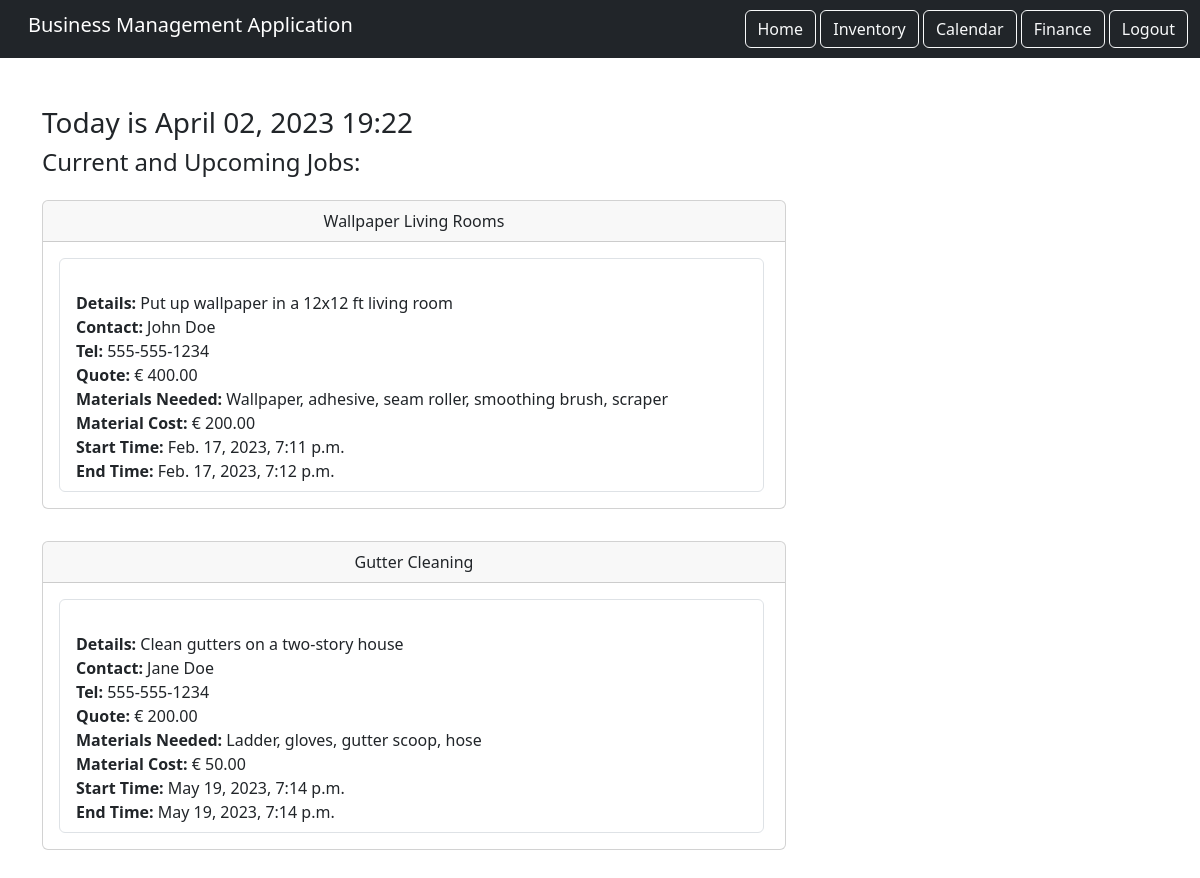
The app's page / (signed in) with its own data.
### calendar_component/models.py (models this page shows, shortened)
class Booking(models.Model):
    title = models.CharField(max_length=200)
    details = models.TextField()
    contact = models.CharField(max_length=200)
    phone_number = models.CharField(max_length=15)
    quote = models.DecimalField(max_digits=10, decimal_places=2)
    materials_needed = models.TextField()
    materials_cost = models.DecimalField(max_digits=10, decimal_places=2)
    start_time = models.DateTimeField()
    end_time = models.DateTimeField()
    completed = models.BooleanField(default=False)
    user = models.ForeignKey(User, on_delete=models.CASCADE, related_name='bookings')

### home/views.py (the view)
# urls.py: path('', views.HomePage.as_view(), name="home"),
class HomePage(LoginRequiredMixin, TemplateView):
    template_name = 'home.html'
    login_url = '/login' # if user is not logged in and trys to access home.html they are redirected to the login page
    def get_context_data(self, **kwargs):
        context = super().get_context_data(**kwargs)
        context['current_date_time'] = timezone.now() # gets the current date, year and time
        user_bookings = Booking.objects.filter(completed=False, user=self.request.user)
        context['bookings'] = user_bookings[:2]
        return context

### home/templates/home.html (shortened to what this page needs)
{% extends 'base.html' %}
{% load static %}
{% block content %}
<div>
    <h3>Today is {{ current_date_time|date:'F d, Y H:i' }}</h3>
</div>
<div>
    <h4>Current and Upcoming Jobs:</h4>
</div>
<div>
    {% for booking in bookings %}
        <div class="col-md-8 py-3">
            <div class="card">
                <div class="card-header text-center">
                    {{ booking.title }}
                </div>
                <div class="card-body">
                    <ul class="list-group">
                        <li class="list-group-item">
                            <br> <span class="text-left"><strong> Details: </strong> {{ booking.details }}</span>
                            <br> <span class="text-left"><strong> Contact: </strong> {{ booking.contact }}</span>
                            <br> <span class="text-left"><strong> Tel: </strong> {{ booking.phone_number }}</span>
                            <br> <span class="text-left"><strong> Quote: </strong> &euro; {{ booking.quote }}</span>
                            <br> <span class="text-left"><strong> Materials Needed: </strong> {{ booking.materials_needed }}</span>
                            <br> <span class="text-left"><strong> Material Cost: </strong> &euro; {{ booking.materials_cost }} </span>
                            <br> <span class="text-left"><strong> Start Time: </strong> {{ booking.start_time }}</span>
                            <br> <span class="text-left"><strong> End Time: </strong> {{ booking.end_time }}</span>
                    </ul>
                </div>
            </div>
        </div>
    {% endfor %}
</div>
{% endblock content %}

### static/css/style.css (style rules this page uses)
ul { height: 100%; padding: 0px 5px 0px 20px; }

### records on screen
Booking: title "Wallpaper Living Rooms", details "Put up wallpaper in a 12x12 ft living room", contact "John Doe", phone_number "555-555-1234", quote "400.00", materials_needed "Wallpaper, adhesive, seam roller, smoothing brush, scraper", materials_cost "200.00", start_time "Feb. 17, 2023, 7:11 p.m.", end_time "Feb. 17, 2023, 7:12 p.m."
Booking: title "Gutter Cleaning", details "Clean gutters on a two-story house", contact "Jane Doe", phone_number "555-555-1234", quote "200.00", materials_needed "Ladder, gloves, gutter scoop, hose", materials_cost "50.00", start_time "May 19, 2023, 7:14 p.m.", end_time "May 19, 2023, 7:14 p.m."

### other values on screen
{{ current_date_time|date:'F d, Y H:i' }} "April 02, 2023 19:22"
